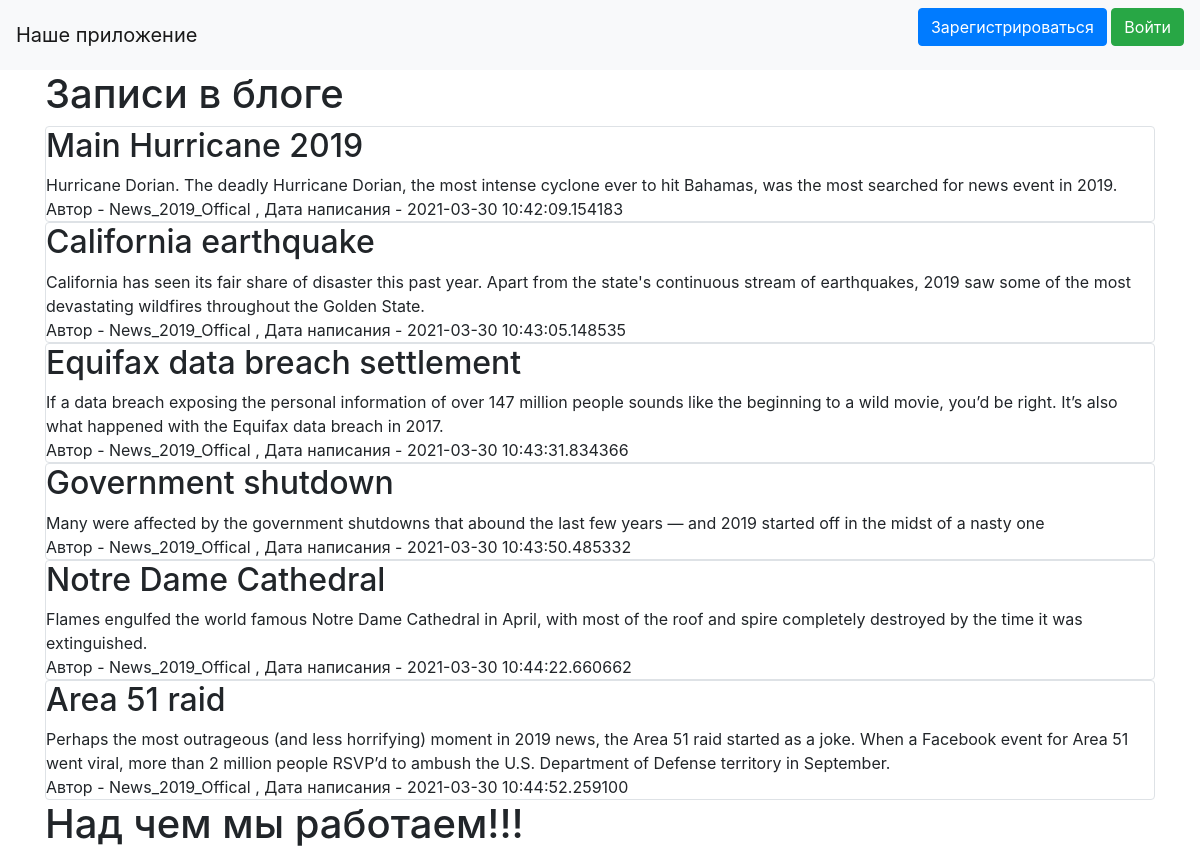
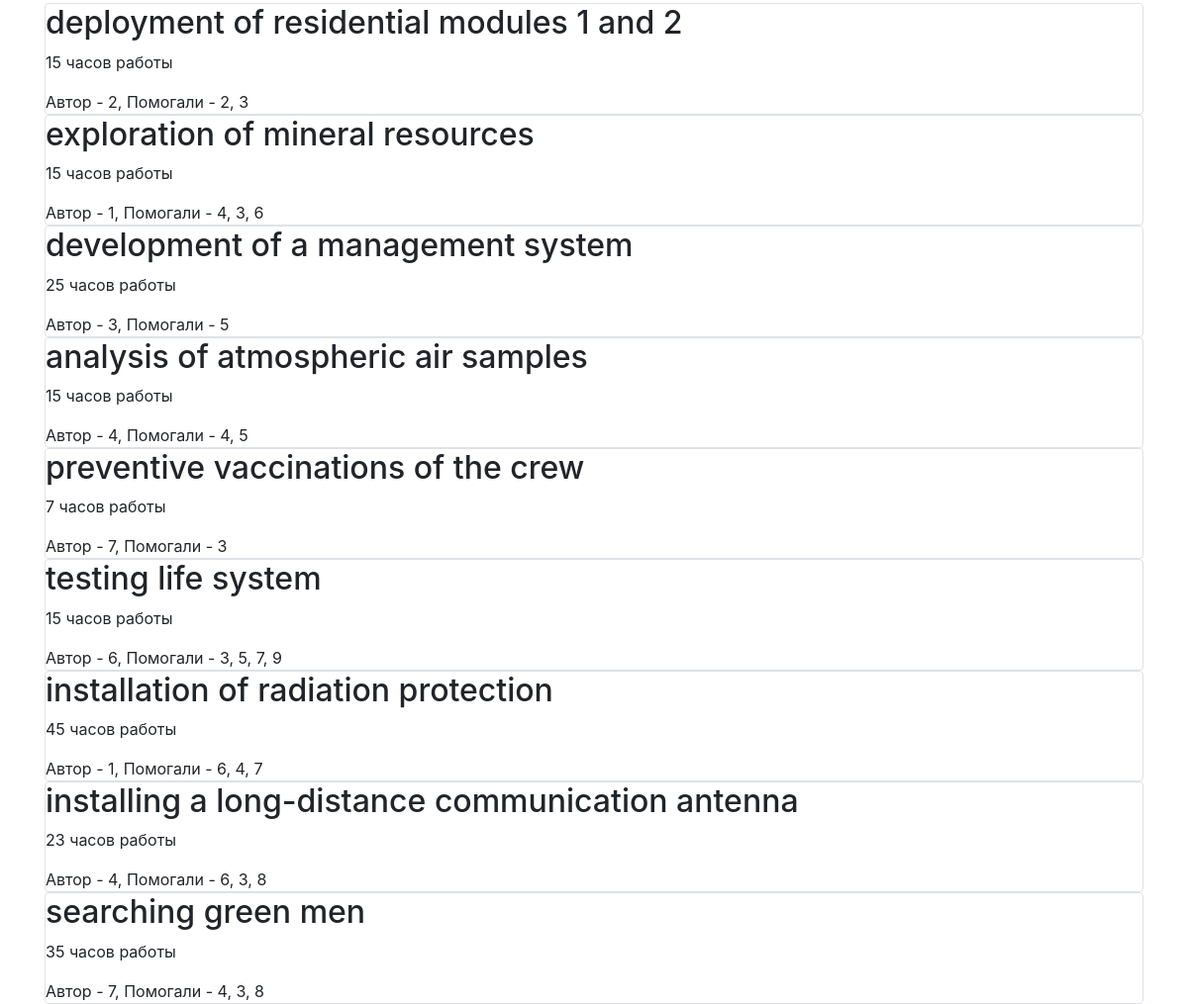
The page / on the database its author committed (2 pictures, top to bottom).
### data/news.py (models this page shows)
class News(SqlAlchemyBase):
    __tablename__ = 'news'
    id = sqlalchemy.Column(sqlalchemy.Integer,
                           primary_key=True, autoincrement=True)
    title = sqlalchemy.Column(sqlalchemy.String, nullable=True)
    content = sqlalchemy.Column(sqlalchemy.String, nullable=True)
    created_date = sqlalchemy.Column(sqlalchemy.DateTime,
                                     default=datetime.datetime.now)
    is_private = sqlalchemy.Column(sqlalchemy.Boolean, default=True)
    user_id = sqlalchemy.Column(sqlalchemy.Integer,
                                sqlalchemy.ForeignKey("users.id"))
    user = orm.relation('User')

### data/users.py (models this page shows, shortened)
class User(SqlAlchemyBase, UserMixin, SerializerMixin):
    __tablename__ = 'users'
    id = sqlalchemy.Column(sqlalchemy.Integer,
                           primary_key=True, autoincrement=True)
    surname = sqlalchemy.Column(sqlalchemy.String)
    name = sqlalchemy.Column(sqlalchemy.String)
    age = sqlalchemy.Column(sqlalchemy.Integer)
    position = sqlalchemy.Column(sqlalchemy.String)
    speciality = sqlalchemy.Column(sqlalchemy.String)
    address = sqlalchemy.Column(sqlalchemy.String)
    email = sqlalchemy.Column(sqlalchemy.String, unique=True)
    hashed_password = sqlalchemy.Column(sqlalchemy.String)
    modified_date = sqlalchemy.Column(sqlalchemy.DateTime)
    city_from = sqlalchemy.Column(sqlalchemy.String)
    jobs = orm.relation("Jobs", back_populates='user')
    news = orm.relation("News", back_populates='user')
    department = orm.relation("Department", back_populates='user')

### data/jobs.py (models this page shows)
class Jobs(SqlAlchemyBase, SerializerMixin):
    __tablename__ = 'jobs'
    id = sqlalchemy.Column(sqlalchemy.Integer, primary_key=True)
    team_leader = sqlalchemy.Column(sqlalchemy.Integer, sqlalchemy.ForeignKey("users.id"))
    job = sqlalchemy.Column(sqlalchemy.String)
    work_size = sqlalchemy.Column(sqlalchemy.Integer)
    collaborators = sqlalchemy.Column(sqlalchemy.String)
    start_date = sqlalchemy.Column(sqlalchemy.Integer)
    end_date = sqlalchemy.Column(sqlalchemy.Integer)
    is_finished = sqlalchemy.Column(sqlalchemy.Boolean)
    user = orm.relation('User')
    categories = orm.relation("Category",
                              secondary="association",
                              backref="jobs")

### f_main.py (the view)
@app.route("/")
def index():
    db_sess = db_session.create_session()
    news = db_sess.query(News).filter(News.is_private != True)
    jobs = db_sess.query(Jobs).all()
    return render_template("index.html", news=news, jobs=jobs)

### data/db_session.py (called while the page is built)
def create_session() -> Session:
    global __factory
    return __factory()

### templates/index.html (shortened to what this page needs)
{% extends "base.html" %}
{% block content %}
<div style=”margin-bottom:120px;”>
    <h1>Записи в блоге</h1>
    {% for item in news%}
    <div class="col-md6 border rounded">
        <h2>{{item.title}}</h2>
        <div>
            {{item.content}}
        </div>
        <div>
            Автор - {{item.user.name}}, Дата написания - {{item.created_date}}
        </div>
    </div>
</div>
{% endfor %}
<h1>Над чем мы работаем!!!</h1>
{% for item in jobs%}
<div class="col-md6 border rounded">
    <h2>{{item.job}}</h2>
    <div>
        <p>{{item.work_size}} часов работы</p>
    </div>
    <div>
        Автор - {{item.team_leader}}, Помогали - {{item.collaborators}}
    </div>
</div>
{% endfor %}
{% endblock %}

### templates/base.html (shortened to what this page needs)
<!doctype html>
<html lang="en">
<head>
    <link rel="stylesheet"
          href="https://stackpath.bootstrapcdn.com/bootstrap/4.4.1/css/bootstrap.min.css"
>
</head>
<body>
<header>
    <nav class="navbar navbar-light bg-light">
        <a class="navbar-brand" href="/">Наше приложение</a>
        <a class="navbar-brand" href="#"> {% if current_user.is_authenticated %}
            <a class="navbar-brand" href="/logout">{{ current_user.name }}</a>
            {% else %}
            <p>
                <a class="btn btn-primary " href="/register">Зарегистрироваться</a>
                <a class="btn btn-success" href="/login">Войти</a>
            </p>
            {% endif %}</a>
    </nav>
</header>
<main role="main" class="container">
    {% block content %}{% endblock %}
</main>
</body>
</html>

### rows shown on the page
News: title "Main Hurricane 2019", content "Hurricane Dorian. The deadly Hurricane Dorian, the most intense cyclone ever to hit Bahamas, was the most searched for news event in 2019.", user.name "News_2019_Offical", created_date "2021-03-30 10:42:09.154183"
News: title "California earthquake", content "California has seen its fair share of disaster this past year. Apart from the state's continuous stream of earthquakes, 2019 saw some of the most devastating wildfires throughout the Golden State.", user.name "News_2019_Offical", created_date "2021-03-30 10:43:05.148535"
News: title "Equifax data breach settlement", content "If a data breach exposing the personal information of over 147 million people sounds like the beginning to a wild movie, you’d be right. It’s also what happened with the Equifax data breach in 2017.", user.name "News_2019_Offical", created_date "2021-03-30 10:43:31.834366"
News: title "Government shutdown", content "Many were affected by the government shutdowns that abound the last few years — and 2019 started off in the midst of a nasty one", user.name "News_2019_Offical", created_date "2021-03-30 10:43:50.485332"
News: title "Notre Dame Cathedral", content "Flames engulfed the world famous Notre Dame Cathedral in April, with most of the roof and spire completely destroyed by the time it was extinguished.", user.name "News_2019_Offical", created_date "2021-03-30 10:44:22.660662"
News: title "Area 51 raid", content "Perhaps the most outrageous (and less horrifying) moment in 2019 news, the Area 51 raid started as a joke. When a Facebook event for Area 51 went viral, more than 2 million people RSVP’d to ambush the U.S. Department of Defense territory in September.", user.name "News_2019_Offical", created_date "2021-03-30 10:44:52.259100"
Jobs: job "deployment of residential modules 1 and 2", work_size "15", team_leader "2", collaborators "2, 3"
Jobs: job "exploration of mineral resources", work_size "15", team_leader "1", collaborators "4, 3, 6"
Jobs: job "development of a management system", work_size "25", team_leader "3", collaborators "5"
Jobs: job "analysis of atmospheric air samples", work_size "15", team_leader "4", collaborators "4, 5"
Jobs: job "preventive vaccinations of the crew", work_size "7", team_leader "7", collaborators "3"
Jobs: job "testing life system", work_size "15", team_leader "6", collaborators "3, 5, 7, 9"
Jobs: job "installation of radiation protection", work_size "45", team_leader "1", collaborators "6, 4, 7"
Jobs: job "installing a long-distance communication antenna", work_size "23", team_leader "4", collaborators "6, 3, 8"
Jobs: job "searching green men", work_size "35", team_leader "7", collaborators "4, 3, 8"
